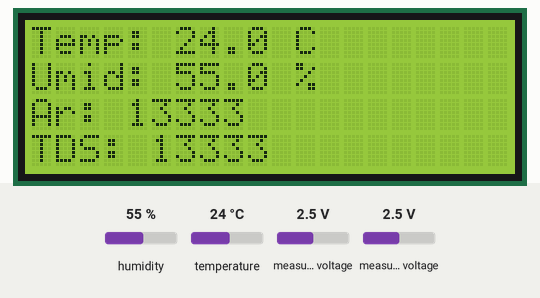
This sketch was run on a simulated ESP8266 (NodeMCU). Parts: 20×4 character LCD. The inputs (shaded band) are chosen by the test bench; at power-on: humidity 55 %, measured voltage 2.5 V, temperature 24 °C. WiFi joins after 1.5 s; servers stay silent unless stated; no MQTT or app messages arrive unless stated.

Above: at 5.6 s.
5.7 s: humidity set to 22 %
At 11.2 s:
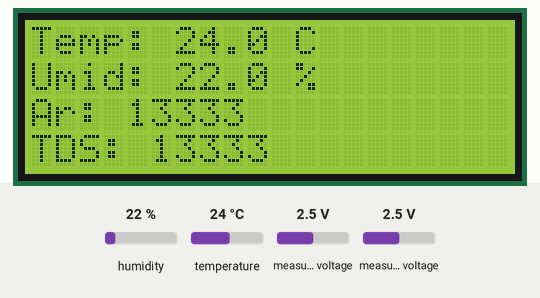
11.5 s: measured voltage (sensor 200) set to 0.1 V
At 16.2 s:
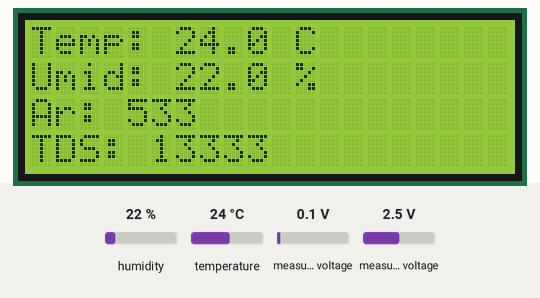
16.5 s: measured voltage (sensor 201) set to 0.1 V
At 21.2 s:
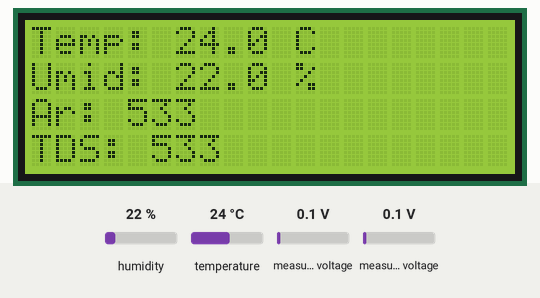
21.5 s: temperature set to 12 °C
At 25.3 s:
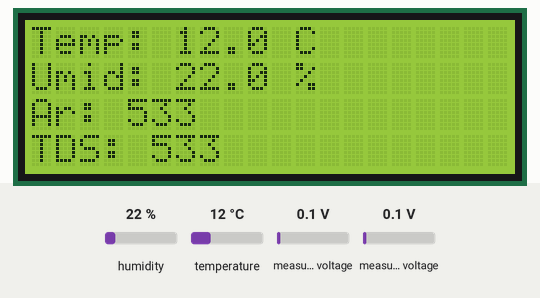
26.5 s: measured voltage (sensor 200) set to 1.2 V
At 30.4 s:
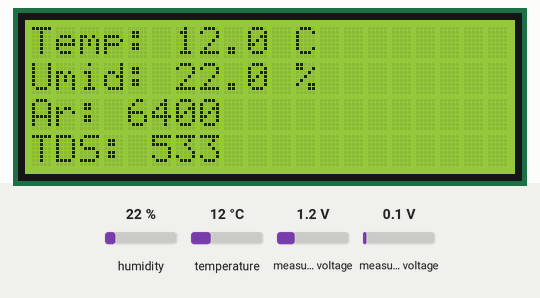
31.5 s: measured voltage (sensor 201) set to 1.2 V
At 35.5 s:
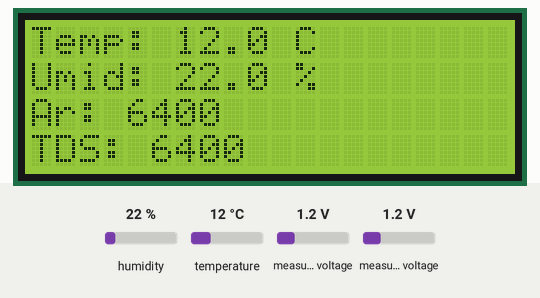
Timing chart, 0 to 37.0 s (numbered marks = the images above; inputs shaded):
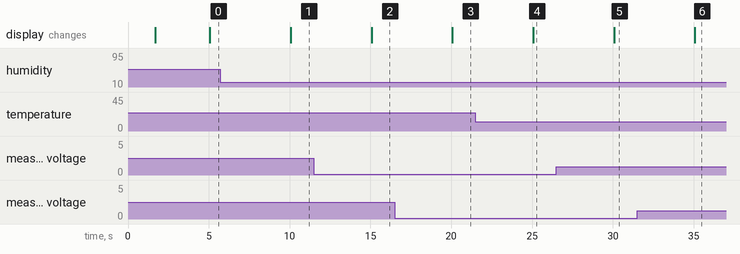

The sketch:

arduino.ino
```cpp
#include <ESP8266WiFi.h>
#include <Wire.h>
#include <Adafruit_ADS1X15.h>
#include <PubSubClient.h>
#include <DHT.h>
#include <LiquidCrystal_I2C.h>

// Wi-Fi
const char* ssid = "x";
const char* password = "x";

// MQTT
const char* mqtt_server = "broker.hivemq.com";
WiFiClient espClient;
PubSubClient client(espClient);

// DHT22
#define DHTPIN D5
#define DHTTYPE DHT22
DHT dht(DHTPIN, DHTTYPE);

// LCD I2C
LiquidCrystal_I2C lcd(0x27, 20, 4);

// ADS1115
Adafruit_ADS1115 ads;

// Variáveis de tempo
long lastMsg = 0;
char msg[50];

void setup_wifi() {
  delay(100);
  WiFi.begin(ssid, password);
  while (WiFi.status() != WL_CONNECTED) {
    delay(500);
  }
}

void reconnect() {
  while (!client.connected()) {
    if (client.connect("ESP8266Client")) {
      client.subscribe("casa/sensores/#");
    } else {
      delay(5000);
    }
  }
}

void setup() {
  Serial.begin(115200);
  dht.begin();
  setup_wifi();
  client.setServer(mqtt_server, 1883);
  Wire.begin();
  ads.begin();
  lcd.begin(20, 4);
  lcd.backlight();
  lcd.clear();
  lcd.setCursor(0, 0);
  lcd.print("Monitorando...");
}

void loop() {
  if (!client.connected()) reconnect();
  client.loop();

  long now = millis();
  if (now - lastMsg > 5000) {
    lastMsg = now;

    float temp = dht.readTemperature();
    float umid = dht.readHumidity();
    int mq135 = ads.readADC_SingleEnded(0);  // Qualidade do ar
    int tds = ads.readADC_SingleEnded(1);    // TDS

    // MQTT
    if (!isnan(temp)) {
      snprintf(msg, sizeof(msg), "%.2f", temp);
      client.publish("casa/sensores/temperatura", msg);
    }

    if (!isnan(umid)) {
      snprintf(msg, sizeof(msg), "%.2f", umid);
      client.publish("casa/sensores/umidade", msg);
    }

    snprintf(msg, sizeof(msg), "%d", mq135);
    client.publish("casa/sensores/ar", msg);

    snprintf(msg, sizeof(msg), "%d", tds);
    client.publish("casa/sensores/tds", msg);

    // LCD
    lcd.clear();
    lcd.setCursor(0, 0);
    lcd.print("Temp: ");
    lcd.print(temp, 1);
    lcd.print(" C");

    lcd.setCursor(0, 1);
    lcd.print("Umid: ");
    lcd.print(umid, 1);
    lcd.print(" %");

    lcd.setCursor(0, 2);
    lcd.print("Ar: ");
    lcd.print(mq135);

    lcd.setCursor(0, 3);
    lcd.print("TDS: ");
    lcd.print(tds);
  }
}
```

Measured:
- after the input at 5.7 s, the display: changes after 4.4 s (image 1)
- after the input at 11.5 s, the display: changes after 3.6 s (image 2)
- after the input at 16.5 s, the display: changes after 3.6 s (image 3)
- after the input at 21.5 s, the display: changes after 3.6 s (image 4)
- after the input at 26.5 s, the display: changes after 3.6 s (image 5)
- after the input at 31.5 s, the display: changes after 3.6 s (image 6)
